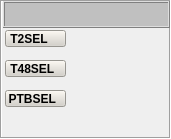
   <widget class="QFrame" name="DatosDelCombust_3">
    <property name="geometry">
     <rect>
      <x>650</x>
      <y>2</y>
      <width>171</width>
      <height>139</height>
     </rect>
    </property>
    <property name="styleSheet">
     <string notr="true">background-color: none;</string>
    </property>
    <property name="frameShape">
     <enum>QFrame::Box</enum>
    </property>
    <property name="frameShadow">
     <enum>QFrame::Sunken</enum>
    </property>
    <widget class="QFrame" name="frame_20">
     <property name="geometry">
      <rect>
       <x>3</x>
       <y>1</y>
       <width>167</width>
       <height>27</height>
      </rect>
     </property>
     <property name="minimumSize">
      <size>
       <width>167</width>
       <height>27</height>
      </size>
     </property>
     <property name="maximumSize">
      <size>
       <width>167</width>
       <height>27</height>
      </size>
     </property>
     <property name="styleSheet">
      <string notr="true">background-color: rgb(192, 192, 192);</string>
     </property>
     <property name="frameShape">
      <enum>QFrame::Box</enum>
     </property>
     <property name="frameShadow">
      <enum>QFrame::Raised</enum>
     </property>
     <layout class="QGridLayout" name="gridLayout_26">
      <item row="0" column="0">
       <widget class="AUpTextLabel" name="leGEN_AVR_49" native="true">
        <property name="minimumSize">
         <size>
          <width>137</width>
          <height>9</height>
         </size>
        </property>
        <property name="maximumSize">
         <size>
          <width>137</width>
          <height>9</height>
         </size>
        </property>
        <property name="LabelText" stdset="0">
         <string>COMPRESOR DE LP</string>
        </property>
        <property name="Font" stdset="0">
         <font>
          <pointsize>9</pointsize>
          <weight>75</weight>
          <bold>true</bold>
         </font>
        </property>
       </widget>
      </item>
     </layout>
    </widget>
    <widget class="AUpTextLabel" name="leGEN_AVR_50" native="true">
     <property name="geometry">
      <rect>
       <x>7</x>
       <y>122</y>
       <width>65</width>
       <height>13</height>
      </rect>
     </property>
     <property name="minimumSize">
      <size>
       <width>65</width>
       <height>13</height>
      </size>
     </property>
     <property name="maximumSize">
      <size>
       <width>65</width>
       <height>13</height>
      </size>
     </property>
     <property name="layoutDirection">
      <enum>Qt::RightToLeft</enum>
     </property>
     <property name="LabelText" stdset="0">
      <string>LP_TRF</string>
     </property>
     <property name="Font" stdset="0">
      <font>
       <pointsize>9</pointsize>
       <weight>75</weight>
       <bold>true</bold>
      </font>
     </property>
    </widget>
    <widget class="AUpTextLabel" name="leGEN_AVR_61" native="true">
     <property name="geometry">
      <rect>
       <x>116</x>
       <y>122</y>
       <width>43</width>
       <height>13</height>
      </rect>
     </property>
     <property name="minimumSize">
      <size>
       <width>43</width>
       <height>13</height>
      </size>
     </property>
     <property name="maximumSize">
      <size>
       <width>43</width>
       <height>13</height>
      </size>
     </property>
     <property name="layoutDirection">
      <enum>Qt::LeftToRight</enum>
     </property>
     <property name="LabelText" stdset="0">
      <string>In/S</string>
     </property>
     <property name="Font" stdset="0">
      <font>
       <pointsize>9</pointsize>
       <weight>75</weight>
       <bold>true</bold>
      </font>
     </property>
    </widget>
    <widget class="AUpTextLabel" name="leCOMPLP_T" native="true">
     <property name="geometry">
      <rect>
       <x>72</x>
       <y>122</y>
       <width>37</width>
       <height>13</height>
      </rect>
     </property>
     <property name="minimumSize">
      <size>
       <width>37</width>
       <height>13</height>
      </size>
     </property>
     <property name="maximumSize">
      <size>
       <width>37</width>
       <height>13</height>
      </size>
     </property>
     <property name="layoutDirection">
      <enum>Qt::RightToLeft</enum>
     </property>
     <property name="isUpdateable" stdset="0">
      <bool>true</bool>
     </property>
     <property name="id" stdset="0">
      <string>p_HMI_INTER_NSD_TRF_1X_CALC_PLUS_A_OUT_1</string>
     </property>
     <property name="Font" stdset="0">
      <font>
       <pointsize>9</pointsize>
       <weight>75</weight>
       <bold>true</bold>
      </font>
     </property>
    </widget>
    <widget class="AUpTextLabel" name="leCOMPP0S" native="true">
     <property name="geometry">
      <rect>
       <x>72</x>
       <y>48</y>
       <width>37</width>
       <height>13</height>
      </rect>
     </property>
     <property name="minimumSize">
      <size>
       <width>37</width>
       <height>13</height>
      </size>
     </property>
     <property name="maximumSize">
      <size>
       <width>37</width>
       <height>13</height>
      </size>
     </property>
     <property name="layoutDirection">
      <enum>Qt::RightToLeft</enum>
     </property>
     <property name="isUpdateable" stdset="0">
      <bool>true</bool>
     </property>
     <property name="id" stdset="0">
      <string>p_HMI_INTER_P0SEL_CALC_PLUS_A_OUT_1</string>
     </property>
     <property name="Font" stdset="0">
      <font>
       <pointsize>9</pointsize>
       <weight>75</weight>
       <bold>true</bold>
      </font>
     </property>
     <property name="Presicion" stdset="0">
      <number>2</number>
     </property>
    </widget>
    <widget class="AUpTextLabel" name="leGEN_AVR_62" native="true">
     <property name="geometry">
      <rect>
       <x>116</x>
       <y>48</y>
       <width>43</width>
       <height>13</height>
      </rect>
     </property>
     <property name="minimumSize">
      <size>
       <width>43</width>
       <height>13</height>
      </size>
     </property>
     <property name="maximumSize">
      <size>
       <width>43</width>
       <height>13</height>
      </size>
     </property>
     <property name="layoutDirection">
      <enum>Qt::LeftToRight</enum>
     </property>
     <property name="LabelText" stdset="0">
      <string>PSIA</string>
     </property>
     <property name="Font" stdset="0">
      <font>
       <pointsize>9</pointsize>
       <weight>75</weight>
       <bold>true</bold>
      </font>
     </property>
    </widget>
    <widget class="AUpTextLabel" name="leGEN_AVR_63" native="true">
     <property name="geometry">
      <rect>
       <x>7</x>
       <y>48</y>
       <width>65</width>
       <height>13</height>
      </rect>
     </property>
     <property name="minimumSize">
      <size>
       <width>65</width>
       <height>13</height>
      </size>
     </property>
     <property name="maximumSize">
      <size>
       <width>65</width>
       <height>13</height>
      </size>
     </property>
     <property name="layoutDirection">
      <enum>Qt::RightToLeft</enum>
     </property>
     <property name="LabelText" stdset="0">
      <string>P0SEL</string>
     </property>
     <property name="Font" stdset="0">
      <font>
       <pointsize>9</pointsize>
       <weight>75</weight>
       <bold>true</bold>
      </font>
     </property>
    </widget>
    <widget class="AUpTextLabel" name="leCOMPT2S" native="true">
     <property name="geometry">
      <rect>
       <x>72</x>
       <y>33</y>
       <width>37</width>
       <height>13</height>
      </rect>
     </property>
     <property name="minimumSize">
      <size>
       <width>37</width>
       <height>13</height>
      </size>
     </property>
     <property name="maximumSize">
      <size>
       <width>37</width>
       <height>13</height>
      </size>
     </property>
     <property name="layoutDirection">
      <enum>Qt::RightToLeft</enum>
     </property>
     <property name="isUpdateable" stdset="0">
      <bool>true</bool>
     </property>
     <property name="id" stdset="0">
      <string>p_HMI_INTER_T2SEL_CALC_PLUS_A_OUT_1</string>
     </property>
     <property name="Font" stdset="0">
      <font>
       <pointsize>9</pointsize>
       <weight>75</weight>
       <bold>true</bold>
      </font>
     </property>
    </widget>
    <widget class="AUpTextLabel" name="leGEN_AVR_65" native="true">
     <property name="geometry">
      <rect>
       <x>116</x>
       <y>33</y>
       <width>43</width>
       <height>13</height>
      </rect>
     </property>
     <property name="minimumSize">
      <size>
       <width>43</width>
       <height>13</height>
      </size>
     </property>
     <property name="maximumSize">
      <size>
       <width>43</width>
       <height>13</height>
      </size>
     </property>
     <property name="layoutDirection">
      <enum>Qt::LeftToRight</enum>
     </property>
     <property name="LabelText" stdset="0">
      <string>ºF</string>
     </property>
     <property name="Font" stdset="0">
      <font>
       <pointsize>9</pointsize>
       <weight>75</weight>
       <bold>true</bold>
      </font>
     </property>
    </widget>
    <widget class="AUpTextLabel" name="leCOMPT48S" native="true">
     <property name="geometry">
      <rect>
       <x>72</x>
       <y>62</y>
       <width>37</width>
       <height>13</height>
      </rect>
     </property>
     <property name="minimumSize">
      <size>
       <width>37</width>
       <height>13</height>
      </size>
     </property>
     <property name="maximumSize">
      <size>
       <width>37</width>
       <height>13</height>
      </size>
     </property>
     <property name="layoutDirection">
      <enum>Qt::RightToLeft</enum>
     </property>
     <property name="isUpdateable" stdset="0">
      <bool>true</bool>
     </property>
     <property name="id" stdset="0">
      <string>p_HMI_INTER_T48SEL_CALC_PLUS_A_OUT_1</string>
     </property>
     <property name="Value" stdset="0">
      <double>0.000000000000000</double>
     </property>
     <property name="Font" stdset="0">
      <font>
       <pointsize>9</pointsize>
       <weight>75</weight>
       <bold>true</bold>
      </font>
     </property>
    </widget>
    <widget class="AUpTextLabel" name="leGEN_AVR_66" native="true">
     <property name="geometry">
      <rect>
       <x>116</x>
       <y>62</y>
       <width>43</width>
       <height>13</height>
      </rect>
     </property>
     <property name="minimumSize">
      <size>
       <width>43</width>
       <height>13</height>
      </size>
     </property>
     <property name="maximumSize">
      <size>
       <width>43</width>
       <height>13</height>
      </size>
     </property>
     <property name="layoutDirection">
      <enum>Qt::LeftToRight</enum>
     </property>
     <property name="LabelText" stdset="0">
      <string>ºF</string>
     </property>
     <property name="Font" stdset="0">
      <font>
       <pointsize>9</pointsize>
       <weight>75</weight>
       <bold>true</bold>
      </font>
     </property>
    </widget>
    <widget class="AUpTextLabel" name="leGEN_AVR_68" native="true">
     <property name="geometry">
      <rect>
       <x>7</x>
       <y>78</y>
       <width>65</width>
       <height>13</height>
      </rect>
     </property>
     <property name="minimumSize">
      <size>
       <width>65</width>
       <height>13</height>
      </size>
     </property>
     <property name="maximumSize">
      <size>
       <width>65</width>
       <height>13</height>
      </size>
     </property>
     <property name="layoutDirection">
      <enum>Qt::RightToLeft</enum>
     </property>
     <property name="styleSheet">
      <string notr="true"/>
     </property>
     <property name="LabelText" stdset="0">
      <string>P48SEL</string>
     </property>
     <property name="Font" stdset="0">
      <font>
       <pointsize>9</pointsize>
       <weight>75</weight>
       <bold>true</bold>
      </font>
     </property>
    </widget>
    <widget class="AUpTextLabel" name="leCOMPP48S" native="true">
     <property name="geometry">
      <rect>
       <x>72</x>
       <y>78</y>
       <width>37</width>
       <height>13</height>
      </rect>
     </property>
     <property name="minimumSize">
      <size>
       <width>37</width>
       <height>13</height>
      </size>
     </property>
     <property name="maximumSize">
      <size>
       <width>37</width>
       <height>13</height>
      </size>
     </property>
     <property name="layoutDirection">
      <enum>Qt::RightToLeft</enum>
     </property>
     <property name="isUpdateable" stdset="0">
      <bool>true</bool>
     </property>
     <property name="id" stdset="0">
      <string>p_HMI_INTER_P48SEL_CALC_PLUS_A_OUT_1</string>
     </property>
     <property name="Font" stdset="0">
      <font>
       <pointsize>9</pointsize>
       <weight>75</weight>
       <bold>true</bold>
      </font>
     </property>
     <property name="Presicion" stdset="0">
      <number>2</number>
     </property>
    </widget>
    <widget class="AUpTextLabel" name="leGEN_AVR_69" native="true">
     <property name="geometry">
      <rect>
       <x>116</x>
       <y>78</y>
       <width>43</width>
       <height>13</height>
      </rect>
     </property>
     <property name="minimumSize">
      <size>
       <width>43</width>
       <height>13</height>
      </size>
     </property>
     <property name="maximumSize">
      <size>
       <width>43</width>
       <height>13</height>
      </size>
     </property>
     <property name="layoutDirection">
      <enum>Qt::LeftToRight</enum>
     </property>
     <property name="LabelText" stdset="0">
      <string>PSIA</string>
     </property>
     <property name="Font" stdset="0">
      <font>
       <pointsize>9</pointsize>
       <weight>75</weight>
       <bold>true</bold>
      </font>
     </property>
    </widget>
    <widget class="AUpTextLabel" name="leCOMPLP_C" native="true">
     <property name="geometry">
      <rect>
       <x>72</x>
       <y>106</y>
       <width>37</width>
       <height>13</height>
      </rect>
     </property>
     <property name="minimumSize">
      <size>
       <width>37</width>
       <height>13</height>
      </size>
     </property>
     <property name="maximumSize">
      <size>
       <width>37</width>
       <height>13</height>
      </size>
     </property>
     <property name="layoutDirection">
      <enum>Qt::RightToLeft</enum>
     </property>
     <property name="isUpdateable" stdset="0">
      <bool>true</bool>
     </property>
     <property name="id" stdset="0">
      <string>p_HMI_INTER_NSD_CRF_1X_CALC_PLUS_A_OUT_1</string>
     </property>
     <property name="Font" stdset="0">
      <font>
       <pointsize>9</pointsize>
       <weight>75</weight>
       <bold>true</bold>
      </font>
     </property>
    </widget>
    <widget class="AUpTextLabel" name="leGEN_AVR_70" native="true">
     <property name="geometry">
      <rect>
       <x>116</x>
       <y>106</y>
       <width>43</width>
       <height>13</height>
      </rect>
     </property>
     <property name="minimumSize">
      <size>
       <width>43</width>
       <height>13</height>
      </size>
     </property>
     <property name="maximumSize">
      <size>
       <width>43</width>
       <height>13</height>
      </size>
     </property>
     <property name="layoutDirection">
      <enum>Qt::LeftToRight</enum>
     </property>
     <property name="LabelText" stdset="0">
      <string>In/S</string>
     </property>
     <property name="Font" stdset="0">
      <font>
       <pointsize>9</pointsize>
       <weight>75</weight>
       <bold>true</bold>
      </font>
     </property>
    </widget>
    <widget class="AUpTextLabel" name="leGEN_AVR_71" native="true">
     <property name="geometry">
      <rect>
       <x>7</x>
       <y>106</y>
       <width>65</width>
       <height>13</height>
      </rect>
     </property>
     <property name="minimumSize">
      <size>
       <width>65</width>
       <height>13</height>
      </size>
     </property>
     <property name="maximumSize">
      <size>
       <width>65</width>
       <height>13</height>
      </size>
     </property>
     <property name="layoutDirection">
      <enum>Qt::RightToLeft</enum>
     </property>
     <property name="LabelText" stdset="0">
      <string>LP_CRF</string>
     </property>
     <property name="Font" stdset="0">
      <font>
       <pointsize>9</pointsize>
       <weight>75</weight>
       <bold>true</bold>
      </font>
     </property>
    </widget>
    <widget class="AUpTextLabel" name="leGEN_AVR_72" native="true">
     <property name="geometry">
      <rect>
       <x>116</x>
       <y>92</y>
       <width>43</width>
       <height>13</height>
      </rect>
     </property>
     <property name="minimumSize">
      <size>
       <width>43</width>
       <height>13</height>
      </size>
     </property>
     <property name="maximumSize">
      <size>
       <width>43</width>
       <height>13</height>
      </size>
     </property>
     <property name="layoutDirection">
      <enum>Qt::LeftToRight</enum>
     </property>
     <property name="LabelText" stdset="0">
      <string>PSIA</string>
     </property>
     <property name="Font" stdset="0">
      <font>
       <pointsize>9</pointsize>
       <weight>75</weight>
       <bold>true</bold>
      </font>
     </property>
    </widget>
    <widget class="AUpTextLabel" name="leCOMPPTBS" native="true">
     <property name="geometry">
      <rect>
       <x>72</x>
       <y>92</y>
       <width>37</width>
       <height>13</height>
      </rect>
     </property>
     <property name="minimumSize">
      <size>
       <width>37</width>
       <height>13</height>
      </size>
     </property>
     <property name="maximumSize">
      <size>
       <width>37</width>
       <height>13</height>
      </size>
     </property>
     <property name="layoutDirection">
      <enum>Qt::RightToLeft</enum>
     </property>
     <property name="isUpdateable" stdset="0">
      <bool>true</bool>
     </property>
     <property name="id" stdset="0">
      <string>p_HMI_INTER_PTBSEL_CALC_PLUS_A_OUT_1</string>
     </property>
     <property name="Font" stdset="0">
      <font>
       <pointsize>9</pointsize>
       <weight>75</weight>
       <bold>true</bold>
      </font>
     </property>
     <property name="Presicion" stdset="0">
      <number>2</number>
     </property>
    </widget>
    <widget class="QPushButton" name="btn_GEN_T2">
     <property name="geometry">
      <rect>
       <x>5</x>
       <y>30</y>
       <width>61</width>
       <height>17</height>
      </rect>
     </property>
     <property name="font">
      <font>
       <pointsize>9</pointsize>
       <weight>75</weight>
       <bold>true</bold>
      </font>
     </property>
     <property name="layoutDirection">
      <enum>Qt::RightToLeft</enum>
     </property>
     <property name="styleSheet">
      <string notr="true">background-color: rgb(212, 208, 200);</string>
     </property>
     <property name="text">
      <string>T2SEL    </string>
     </property>
    </widget>
    <widget class="QPushButton" name="btn_GEN_T48">
     <property name="geometry">
      <rect>
       <x>5</x>
       <y>60</y>
       <width>61</width>
       <height>17</height>
      </rect>
     </property>
     <property name="font">
      <font>
       <pointsize>9</pointsize>
       <weight>75</weight>
       <bold>true</bold>
      </font>
     </property>
     <property name="layoutDirection">
      <enum>Qt::RightToLeft</enum>
     </property>
     <property name="styleSheet">
      <string notr="true">background-color: rgb(212, 208, 200);</string>
     </property>
     <property name="text">
      <string>T48SEL  </string>
     </property>
    </widget>
    <widget class="QPushButton" name="btn_GEN_PTB">
     <property name="geometry">
      <rect>
       <x>5</x>
       <y>90</y>
       <width>61</width>
       <height>17</height>
      </rect>
     </property>
     <property name="font">
      <font>
       <pointsize>9</pointsize>
       <weight>75</weight>
       <bold>true</bold>
      </font>
     </property>
     <property name="layoutDirection">
      <enum>Qt::RightToLeft</enum>
     </property>
     <property name="styleSheet">
      <string notr="true">background-color: rgb(212, 208, 200);</string>
     </property>
     <property name="text">
      <string>PTBSEL  </string>
     </property>
    </widget>
   </widget>
